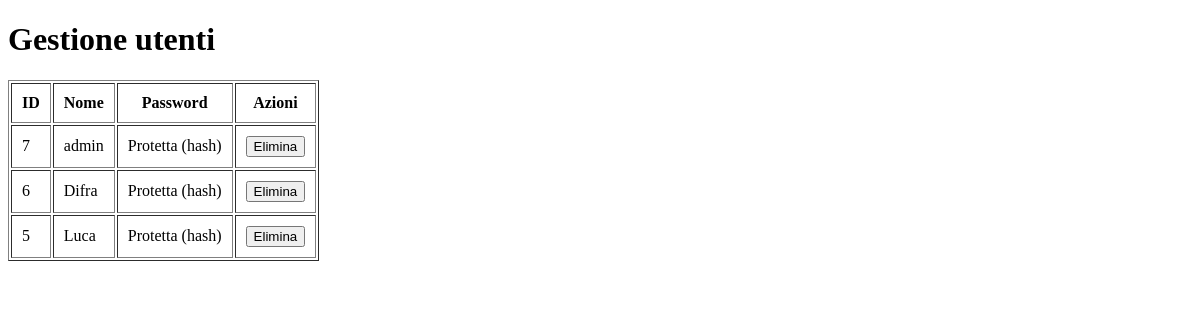
Page /gestione_utenti.php on the earlier database version.
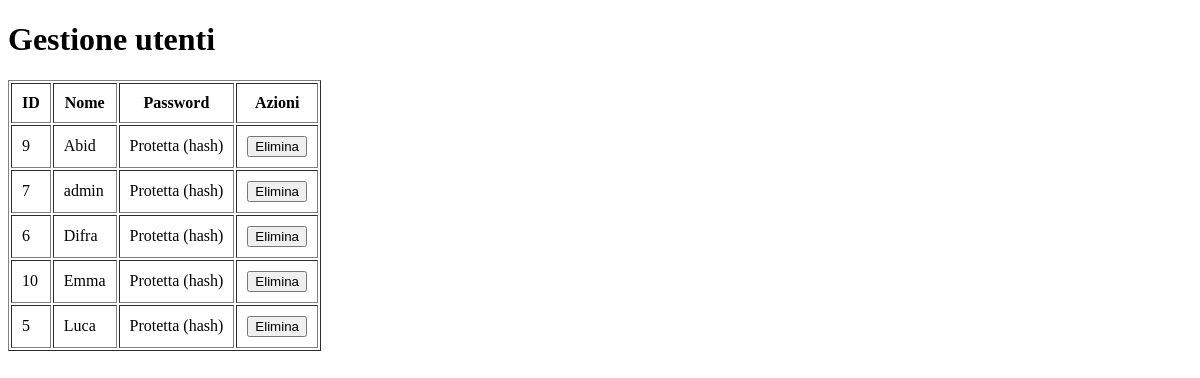
Same page on the later database version.
### tables this page shows
CREATE TABLE `utenza` (
  `id` int(11) NOT NULL,
  `nome` varchar(100) NOT NULL,
  `password` varchar(255) NOT NULL,
  `verifica` tinyint(1) DEFAULT NULL,
  `ruolo` varchar(30) NOT NULL DEFAULT 'utente'
);

### gestione_utenti.php (the view, shortened to what this page needs)
<?php
require_once "app/config.php";
$risultato = mysqli_query($link, "SELECT id, nome FROM utenza");
?>
<!DOCTYPE html>
<html lang="it">
<head>
</head>
<body>
    <h1>Gestione utenti</h1>
    <table border="1" cellpadding="10">
        <tr>
            <th>ID</th>
            <th>Nome</th>
            <th>Password</th>
            <th>Azioni</th>
        </tr>
        <?php while ($utente = mysqli_fetch_assoc($risultato)) { ?>
            <tr>
                <td><?= $utente["id"] ?></td>
                <td><?= htmlspecialchars($utente["nome"]) ?></td>
                <td>Protetta (hash)</td>
                <td>
                    <form method="post">
                        <button type="submit" name="elimina"
                            onclick="return confirm('Vuoi eliminare questo utente?')">
                            Elimina
                        </button>
                    </form>
                </td>
            </tr>
        <?php } ?>
    </table>
</body>
</html>

Differences in the rows shown:
added utenza: id "9", nome "Abid"
added utenza: id "10", nome "Emma"
